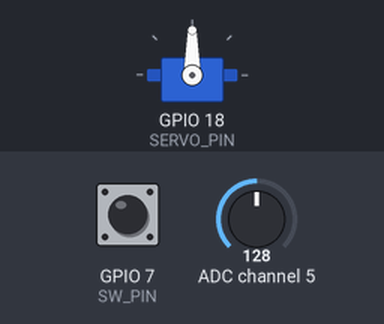
A program run on a simulated Raspberry Pi (BCM pin numbers). Parts: servo. The inputs (shaded band) are chosen by the test bench; at power-on: ADC channel 5 = 128, GPIO 7 (SW_PIN) HIGH (analog values on the 0–255 scale). Servo angles are drawn from the pulse width (0.5 ms = 0°, 2.5 ms = 180°); threads take turns every 2 ms; what the program prints to the terminal is not drawn.

Above: at 1.2 s.
1.3 s: ADC channel 5 set to 140
4.3 s: ADC channel 5 set to 144
At 6.47 s:
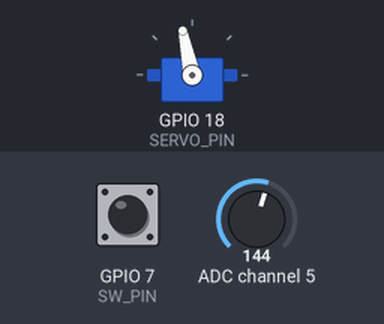
7.3 s: ADC channel 5 set to 115
10.3 s: ADC channel 5 set to 112
At 13.28 s:
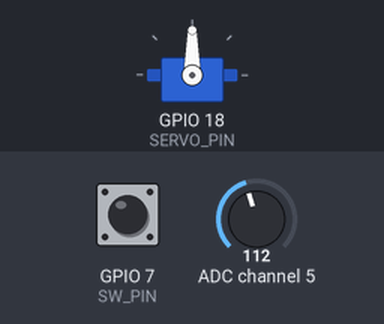
13.3 s: ADC channel 5 set to 255
At 14.7 s:
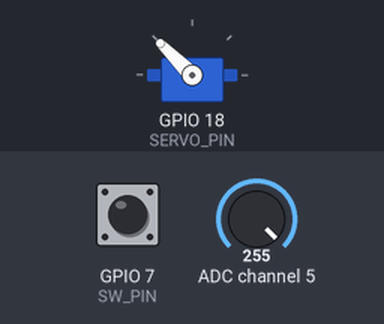
16.3 s: GPIO 7 (SW_PIN) pulled LOW for 0.15 s
Timing chart, 0 to 19.3 s (numbered marks = the images above; inputs shaded):
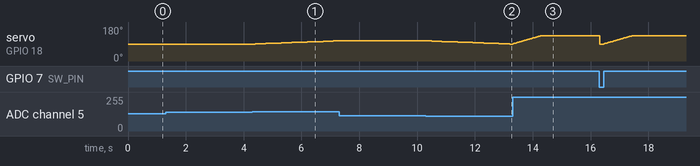

The program:

joystick_servo.py
```python
#!/usr/bin/env python3
# =========================================
# CONTROLE DE SERVO PELO JOYSTICK (incremental)
# Raspberry Pi 3 + RPi.GPIO (PWM de software) + ADS7830 (I2C)
#
# O eixo X do joystick e ANALOGICO; o Raspberry nao tem ADC,
# entao o valor (0-255) vem do ADS7830 do kit Freenove
# (I2C, 0x48, canal 5 = X, igual ao exemplo Joystick.py do kit).
#
# Mapeamento INCREMENTAL: joystick no centro segura a posicao;
# empurrar p/ um lado aumenta o angulo, p/ o outro diminui,
# proporcional a quao longe do centro. Clicar o joystick (SW,
# GPIO7) recentra em 90 g. Faixa util do atuador: 0-180 g.
#
# Servo no GPIO18. Alimentacao 5V com GND COMUM ao RPi.
# Nunca alimentar o servo pelo 3,3V.
#
# Este modulo expoe um ServoController com o angulo atual em
# self.angle, para o servidor de video (camera_stream.py) rodar o
# laco numa thread e "queimar" o angulo no video do porteiro.
#
# Uso:  sudo python3 joystick_servo.py         (controle real no Pi)
#       python3 joystick_servo.py --test        (auto-teste no PC, sem hardware)
# =========================================

import argparse
import threading
import time

SERVO_PIN = 18
SW_PIN = 7
ADC_ADDR = 0x48
ADC_CH_X = 5           # canal do eixo X no ADS7830 (igual ao kit Freenove)

PERIODO_US = 20_000
PULSO_MIN_US = 1000    # 0 graus
PULSO_MAX_US = 2000    # 180 graus

ANG_MIN = 0
ANG_MAX = 180
ANG_CENTRO = 90
TAXA = 90              # graus/s com o joystick no talo
ZONA_MORTA = 0.12      # ignora tremor perto do centro
DT = 0.02              # periodo do laco (s)


def angulo_para_pulso(ang):
    """Converte angulo (0-180) em largura de pulso (us)."""
    ang = max(0, min(180, ang))
    return PULSO_MIN_US + (PULSO_MAX_US - PULSO_MIN_US) * ang / 180.0


def pulso_para_duty(pulso_us):
    """Converte largura de pulso (us) no duty (%) do periodo de 20 ms."""
    return pulso_us / PERIODO_US * 100.0


def normaliza(bruto):
    """ADC 0-255 -> [-1,1] com centro em 128 e zona morta."""
    norm = (bruto - 128) / 127.0
    return 0.0 if abs(norm) < ZONA_MORTA else norm


def proximo_angulo(ang, norm, dt=DT):
    """Integra o deslocamento do joystick e trava na faixa util."""
    ang += norm * TAXA * dt
    return max(ANG_MIN, min(ANG_MAX, ang))


def ler_x(bus):
    """Le o canal X do ADS7830 (0-255). Formula do ADCDevice.py do kit."""
    chn = ADC_CH_X
    return bus.read_byte_data(ADC_ADDR, 0x84 | (((chn << 2 | chn >> 1) & 0x07) << 4))


class ServoController:
    """Laco de controle do servo, com o angulo atual em ``self.angle``.

    As leituras (joystick X e botao SW) e a aplicacao do PWM sao injetadas,
    para o laco rodar identico com hardware (Pi) ou sem (teste no PC).

    Args:
        read_x: Callable -> int 0-255 (valor do eixo X do joystick).
        read_sw: Callable -> int (0 = clicado, recentra em 90 g). Padrao: solto.
        apply_pulse: Callable(duty_pct) que atualiza o servo. Padrao: no-op.
        dt: Periodo do laco (s).
    """

    def __init__(self, read_x, read_sw=lambda: 1, apply_pulse=None, dt=DT):
        self.read_x = read_x
        self.read_sw = read_sw
        self._apply = apply_pulse or (lambda duty: None)
        self.dt = dt
        self.angle = float(ANG_CENTRO)
        self._ultimo = None
        self._stop = False
        self._cleanup = lambda: None

    def step(self):
        """Uma iteracao do laco: le joystick, integra angulo, refresca PWM."""
        norm = normaliza(self.read_x())
        if self.read_sw() == 0:
            self.angle = float(ANG_CENTRO)
        else:
            self.angle = proximo_angulo(self.angle, norm, self.dt)
        # So refresca o PWM quando o angulo muda de fato (evita zumbido/CPU).
        if self._ultimo is None or abs(self.angle - self._ultimo) > 0.1:
            self._apply(pulso_para_duty(angulo_para_pulso(self.angle)))
            self._ultimo = self.angle

    def run(self):
        """Roda o laco ate ``stop()``. Chamar em thread (servidor) ou direto."""
        try:
            while not self._stop:
                self.step()
                # parado). Se incomodar, soltar duty=0 apos ~0,3 s sem movimento.
                time.sleep(self.dt)
        finally:
            self.close()

    def stop(self):
        """Sinaliza o fim do laco (a limpeza roda no fim do ``run``)."""
        self._stop = True

    def close(self):
        """Limpeza de hardware (idempotente)."""
        cleanup, self._cleanup = self._cleanup, lambda: None
        cleanup()


def start_in_thread():
    """Inicializa o hardware e roda o laco do joystick numa thread daemon.

    Espelha a filosofia do ``make_source()`` da camera: se o hardware nao
    existir (maquina de dev), retorna ``None`` e o chamador segue sem servo.

    Returns:
        ServoController rodando, ou ``None`` se GPIO/I2C indisponiveis.
    """
    try:
        import RPi.GPIO as GPIO
        import smbus
    except Exception as exc:  # ImportError no PC, etc.
        print(f"[joystick_servo] hardware indisponivel: {exc}")
        return None

    GPIO.setmode(GPIO.BCM)
    GPIO.setwarnings(False)
    GPIO.setup(SERVO_PIN, GPIO.OUT)
    GPIO.setup(SW_PIN, GPIO.IN, pull_up_down=GPIO.PUD_UP)
    pwm = GPIO.PWM(SERVO_PIN, 50)
    pwm.start(0)
    bus = smbus.SMBus(1)

    ctrl = ServoController(
        read_x=lambda: ler_x(bus),
        read_sw=lambda: GPIO.input(SW_PIN),
        apply_pulse=pwm.ChangeDutyCycle,
    )

    def _cleanup():
        pwm.ChangeDutyCycle(0)
        time.sleep(0.05)
        pwm.stop()
        GPIO.cleanup()
        bus.close()

    ctrl._cleanup = _cleanup
    threading.Thread(target=ctrl.run, daemon=True).start()
    print("[joystick_servo] controlador iniciado em thread")
    return ctrl


def demo():
    """Auto-teste sem hardware: python3 joystick_servo.py --test"""
    assert angulo_para_pulso(0) == 1000
    assert angulo_para_pulso(180) == 2000
    assert angulo_para_pulso(90) == 1500
    # Zona morta: joystick quase centrado nao move.
    assert normaliza(128) == 0.0
    assert normaliza(135) == 0.0
    assert normaliza(255) > ZONA_MORTA
    # Empurrado no talo por varios passos trava em 20/160, nao estoura.
    ang = ANG_CENTRO
    for _ in range(1000):
        ang = proximo_angulo(ang, 1.0)
    assert ang == ANG_MAX
    for _ in range(1000):
        ang = proximo_angulo(ang, -1.0)
    assert ang == ANG_MIN
    print("demo OK: faixa 0-180 g, zona morta e travas respeitadas")


def main():
    ap = argparse.ArgumentParser(description="Controle de servo pelo joystick (incremental)")
    ap.add_argument("--test", action="store_true", help="auto-teste sem hardware")
    args = ap.parse_args()

    if args.test:
        demo()
        return

    ctrl = start_in_thread()
    if ctrl is None:
        print("Sem hardware de GPIO/I2C. Rode com --test no PC.")
        return

    print("\n== Servo pelo joystick (Ctrl+C para sair) ==")
    print(" empurre X p/ mover, centro segura, clique recentra em 90 g")
    try:
        while True:
            print(f" angulo: {ctrl.angle:6.1f} g", end="\r")
            time.sleep(0.2)
    except KeyboardInterrupt:
        print("\nInterrompido.")
    finally:
        ctrl.stop()


if __name__ == "__main__":
    main()
```

Measured:
- the behaviour switches between 143 and 144 on ADC channel 5 (found by bisection; images 0 and 1)
- after the input at 1.3 s, every drawn part: stays the same
- after the input at 4.3 s, servo on GPIO 18 (SERVO_PIN): moves from 90° to 107° over 2.9 s, starting after 0.10 s
- after the input at 7.3 s, servo on GPIO 18 (SERVO_PIN): stays 107° (without the input it goes to 108° after 0.17 s)
- after the input at 10.3 s, servo on GPIO 18 (SERVO_PIN): moves from 107° to 90° over 2.9 s, starting at once
